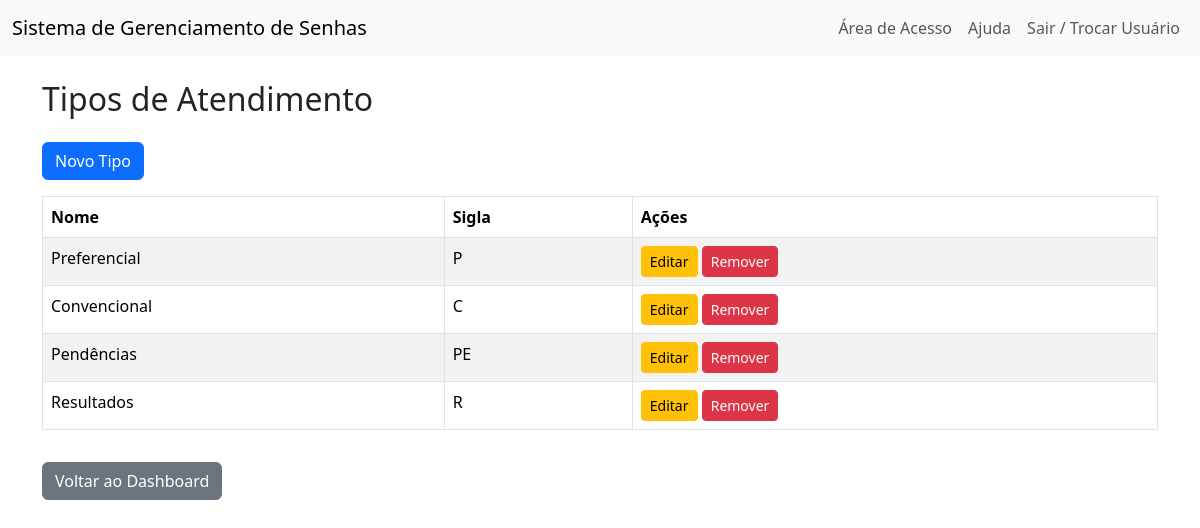
The page /admin/tipos (signed in) on the database its author committed.
### app/models.py (models this page shows)
class TipoAtendimento(db.Model):
    __tablename__ = 'tipos_atendimento'
    id = db.Column(db.Integer, primary_key=True)
    nome = db.Column(db.String(50), unique=True, nullable=False)
    sigla = db.Column(db.String(3), unique=True, nullable=False)

### app/routes/admin.py (the view)
@admin_bp.route('/tipos')
@login_required
def tipos():
    tipos = TipoAtendimento.query.all()
    return render_template('admin/tipos.html', tipos=tipos)

### app/__init__.py (called while the page is built)
@login_manager.user_loader
def load_user(user_id):
    return Usuario.query.get(int(user_id))

### app/templates/admin/tipos.html (shortened to what this page needs)
{% extends 'base.html' %}
{% block content %}
<h2 class="mb-4">Tipos de Atendimento</h2>
<a href="{{ url_for('admin.novo_tipo') }}" class="btn btn-primary mb-3">Novo Tipo</a>
<table class="table table-bordered table-striped">
  <thead>
    <tr>
      <th>Nome</th>
      <th>Sigla</th>
      <th>Ações</th>
    </tr>
  </thead>
  <tbody>
    {% for t in tipos %}
    <tr>
      <td>{{ t.nome }}</td>
      <td>{{ t.sigla }}</td>
      <td>
        <a href="{{ url_for('admin.editar_tipo', tipo_id=t.id) }}" class="btn btn-warning btn-sm">Editar</a>
        <form method="post" action="{{ url_for('admin.delete_tipo', tipo_id=t.id) }}" style="display:inline;">
          <button type="submit" class="btn btn-danger btn-sm" onclick="return confirm('Remover este tipo?')">Remover</button>
        </form>
      </td>
    </tr>
    {% else %}
    <tr><td colspan="3" class="text-center">Nenhum tipo cadastrado.</td></tr>
    {% endfor %}
  </tbody>
</table>
<a href="{{ url_for('admin.dashboard') }}" class="btn btn-secondary mt-3">Voltar ao Dashboard</a>
{% endblock %}

### rows shown on the page
TipoAtendimento: nome "Preferencial", sigla "P"
TipoAtendimento: nome "Convencional", sigla "C"
TipoAtendimento: nome "Pendências", sigla "PE"
TipoAtendimento: nome "Resultados", sigla "R"

### other values the page prints
{{ config_nome_clinica or 'Sistema de Gerenciamento de Senhas' }} "Sistema de Gerenciamento de Senhas"
